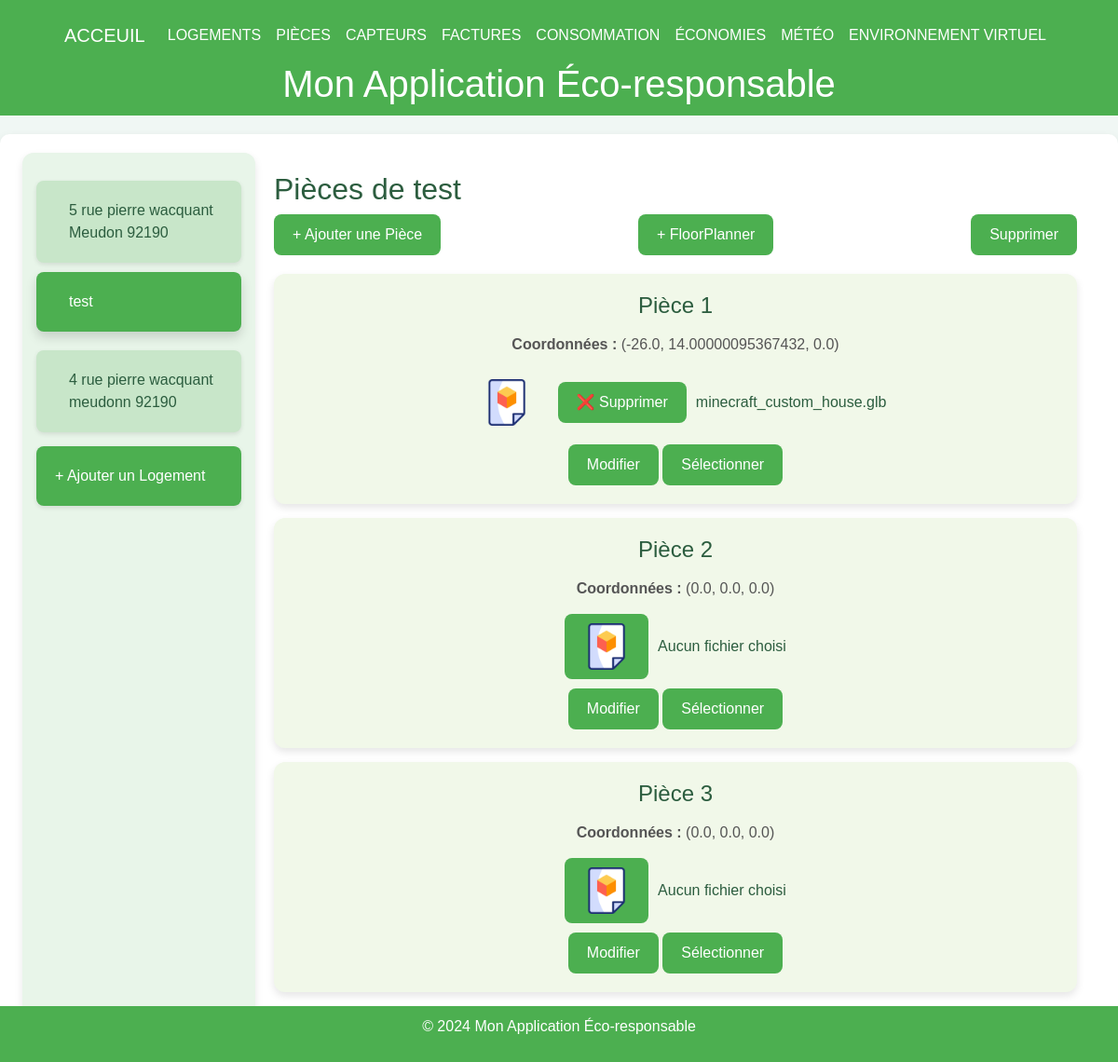
The page /rooms/2 on the database its author committed.
### tables this page shows
CREATE TABLE Housing (
housing_id INTEGER PRIMARY KEY, -- Identifiant unique pour chaque logement
address VARCHAR(255), -- Adresse du logement
phone_number VARCHAR(20), -- NumÃ©ro de contact pour le logement
ip_address VARCHAR(15), -- Adresse IP associÃ©e au logement
insert_date TIMESTAMP DEFAULT CURRENT_TIMESTAMP -- Horodatage de l'ajout de l'enregistrement
);

CREATE TABLE Room (
    room_id INTEGER PRIMARY KEY, 
    housing_id INTEGER,
    name VARCHAR(100),
    x FLOAT,
    y FLOAT,
    z FLOAT,
    gltf_model VARCHAR(100) DEFAULT NULL,  -- Fix here: Comma instead of semicolon
    FOREIGN KEY (housing_id) REFERENCES Housing(housing_id)
);

### main.py (the view)
@app.get("/rooms/{housing_id}", response_class=HTMLResponse)
def get_rooms_for_housing(request: Request, housing_id: int):
    conn = get_db_connection()
    logements = conn.execute("SELECT housing_id, address FROM Housing").fetchall()
    rooms = conn.execute("SELECT * FROM Room WHERE housing_id = ?", (housing_id,)).fetchall()
    logement_address = next((logement["address"] for logement in logements if logement["housing_id"] == housing_id), "Logement par Défaut")
    conn.close()
    logements_list = [dict(logement) for logement in logements]
    rooms_list = [dict(room) for room in rooms]
    return templates.TemplateResponse("rooms.html", {
        "request": request,
        "logements": logements_list,
        "rooms": rooms_list,
        "selected_id": housing_id,
        "selected_logement_address": logement_address
    })

### templates/rooms.html (shortened to what this page needs)
{% extends "layout.html" %}
{% block content %}
<div class="container-fluid">
    <div class="menu">
        {% for logement in logements %}
        <div class="menu-item {% if selected_id == logement.housing_id %}active{% endif %}"
            onclick="location.href='/rooms/{{ logement.housing_id }}'">
            {{ logement.address }}
        </div>
        {% endfor %}
        <div class="menu-item" style="background-color: #4caf50; color: white;"
                  onclick="location.href='https://localhost:8000/logements'">
                  + Ajouter un Logement
            </div>
    </div>
    <div class="content">
        <h2>Pièces de {{ selected_logement_address or 'Logement par Défaut' }}</h2>
        <div class="actions">
            <button class="btn" onclick="openAddModal()">+ Ajouter une Pièce</button>
            <button class="btn" onclick="location.href='https://localhost:8000/floormap/{{ selected_id }}'">
                + FloorPlanner
            </button>            <button class="btn" onclick="deleteSelected()">Supprimer</button>
        </div>
        {% if rooms %}
        {% for room in rooms %}
        <div class="tile" id="tile-{{ room.room_id }}">
            <h3>{{ room.name }}</h3>
            <p><strong>Coordonnées :</strong> ({{ room.x }}, {{ room.y }}, {{ room.z }})</p>
            <div style="margin-top: 10px; display: flex; align-items: center; gap: 10px;">
                <label id="file-label-{{ room.room_id }}" for="gltf-upload-{{ room.room_id }}"
                    class="custom-file-upload btn" {% if room.gltf_model %}style="background-color: transparent;" {%
                    endif %}>
                    <div class="file-icon-container">
                        <img src="/static/icons/3d-file-static.png" alt="3D Static" class="file-icon static-img">
                    </div>
                </label>
                <button id="delete-btn-{{ room.room_id }}" class="btn"  onclick="deleteFile('{{ room.room_id }}')">
                    ❌ Supprimer
                </button>
                <span id="file-name-{{ room.room_id }}">
                    {% if room.gltf_model %} {{ room.gltf_model.split('/')[-1] }} {% else %} Aucun fichier choisi {%
                    endif %}
                </span>
            </div>
            <div style="margin-top: 10px;">
                <button class="btn"
                    onclick="openEditModal('{{ room.room_id }}', '{{ room.name }}', '{{ room.x }}', '{{ room.y }}', '{{ room.z }}')">
                    Modifier
                </button>
                <button class="btn" onclick="toggleSelection('{{ room.room_id }}')">Sélectionner</button>
            </div>
        </div>
        {% endfor %}
        {% else %}
        <p>Aucune pièce trouvée pour ce logement.</p>
        {% endif %}
    </div>
</div>
{% endblock %}

### templates/layout.html (style rules this page uses)
body { font-family: Arial, sans-serif; margin: 0; padding: 0; background-color: #f0f7f4; color: #2c5d3f; }

### templates/rooms.html (style rules this page uses)
.container-fluid { display: flex; flex-direction: column; }
@media (min-width: 768px) { .container-fluid { flex-direction: row; } }
.menu { width: 100%; background-color: #e8f5e9; padding: 15px; border-radius: 12px; box-shadow: 0 4px 8px rgba(0, 0, 0, 0.1); }
@media (min-width: 768px) { .menu { width: 250px; border-bottom: none; border-radius: 12px; } }
.menu-item { background-color: #c8e6c9; padding: 20px; margin: 15px 0; text-align: left; border-radius: 8px; cursor: pointer; display: flex; align-items: center; gap: 15px; transition: transform 0.3s, box-shadow 0.3s; box-shadow: 0 2px 5px rgba(0, 0, 0, 0.1); }
.menu-item:hover, .menu-item.active { background-color: #4caf50; color: white; transform: translateY(-5px); box-shadow: 0 6px 12px rgba(0, 0, 0, 0.15); }
.content { flex: 1; padding: 20px; }
.actions { margin-bottom: 20px; display: flex; justify-content: space-between; }
.btn { background-color: #4caf50; color: white; border: none; padding: 10px; border-radius: 5px; cursor: pointer; transition: transform 0.2s; }
.tile { display: inline-block; background-color: #f1f8e9; border-radius: 10px; padding: 10px; margin: 10px; box-shadow: 2px 2px 5px rgba(0, 0, 0, 0.2); text-align: center; transition: transform 0.3s; }
.tile { background-color: #f1f8e9; border-radius: 12px; padding: 20px; margin: 15px 0; box-shadow: 0 4px 8px rgba(0, 0, 0, 0.1); transition: transform 0.3s, box-shadow 0.3s; display: flex; flex-direction: column; align-items: center; text-align: center; }
.tile h3 { margin-bottom: 10px; font-size: 1.5rem; }
.tile p { margin: 5px 0; color: #555; }
.file-icon-container { display: flex; align-items: center; justify-content: center; cursor: pointer; }
.file-icon { width: 50px; height: 50px; transition: opacity 0.3s; }
.static-img { opacity: 1; }
.custom-file-upload { background-color: #4caf50; color: white; padding: 10px 20px; border-radius: 8px; cursor: pointer; border: none; font-size: 1rem; transition: background-color 0.3s, transform 0.2s; }
.btn { background-color: #4caf50; color: white; border: none; padding: 10px 20px; border-radius: 8px; cursor: pointer; transition: background-color 0.3s, transform 0.2s; }

### rows shown on the page
Housing: address "5 rue pierre wacquant Meudon 92190"
Housing: address "test"
Housing: address "4 rue pierre wacquant meudonn 92190"
Room: name "Pièce 1", x "-26.0", y "14.00000095367432", z "0.0", gltf_model "minecraft_custom_house.glb"
Room: name "Pièce 2", x "0.0", y "0.0", z "0.0", shows "Aucun fichier choisi"
Room: name "Pièce 3", x "0.0", y "0.0", z "0.0", shows "Aucun fichier choisi"
